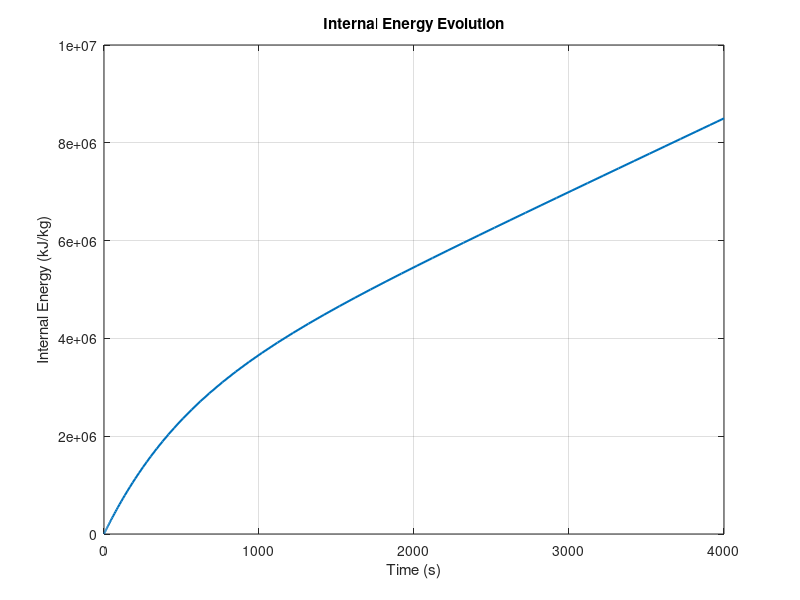
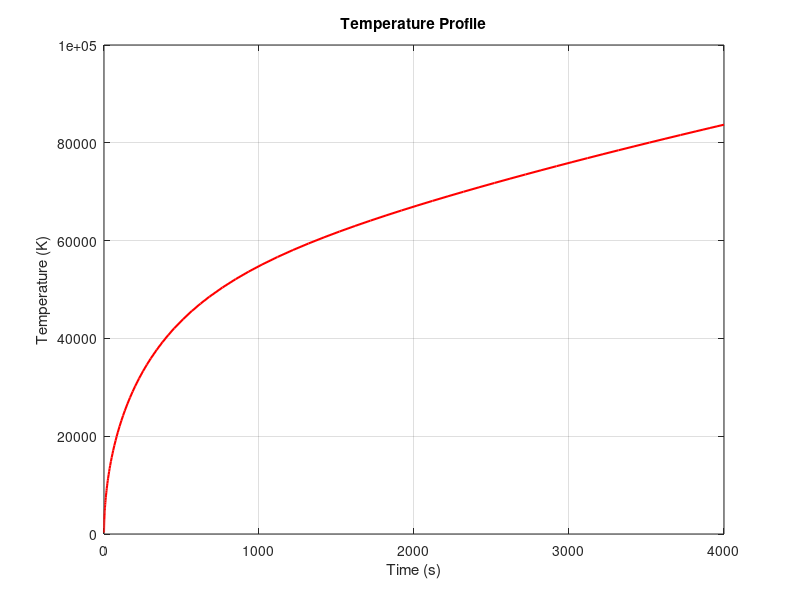

The MATLAB script that drew these images, in order:
% Problem 2: Energy Balance for Closed System

Temp_init = 300;
% Calculate initial internal energy using given u(T) formula
U_init = 450 + 1.1*Temp_init + 0.0012*Temp_init^2;

%% Part 1: Integrate du/dt
time_domain = [0 4000];

% Defined u(T) inversion inline for the ODE function
% Roots of quadratic 0.0012*T^2 + 1.1*T + (450 - u) = 0
% T = (-1.1 + sqrt(1.1^2 - 4*0.0012*(450-u))) / (2*0.0012)
dudt_func = @(time, U_val) 5000*exp(-0.002*time) + ...
    1500*(1 - exp(-0.01 * ((-1.1 + sqrt(1.1^2 - 4*0.0012*(450 - U_val))) / 0.0024)));

[time_vec, U_profile] = ode45(dudt_func, time_domain, U_init);

figure(1)
plot(time_vec, U_profile, 'LineWidth', 1.5)
xlabel('Time (s)')
ylabel('Internal Energy (kJ/kg)')
title('Internal Energy Evolution')
grid on

%% Part 2: Recover Temperature History
% Vectorized calculation (no loop needed)
Temp_history = (-1.1 + sqrt(1.1^2 - 4*0.0012.*(450 - U_profile))) ./ 0.0024;

figure(2)
plot(time_vec, Temp_history, 'r', 'LineWidth', 1.5)
xlabel('Time (s)')
ylabel('Temperature (K)')
title('Temperature Profile')
grid on

%% Part 3: Crossover Point Analysis
% Calculate heat terms separately to find intersection
Q_ext_vals = 5000 .* exp(-0.002 .* time_vec);
Reaction_vals = 1500 .* (1 - exp(-0.01 .* Temp_history));

% Find index where reaction heat exceeds external heating
idx_cross = find(Reaction_vals >= Q_ext_vals, 1);

if ~isempty(idx_cross)
    crossover_time = time_vec(idx_cross);
    fprintf('Reaction heat surpasses external heating at t approx: %.2f s\n', crossover_time);
else
    fprintf('Crossover point not reached within simulation time.\n');
end